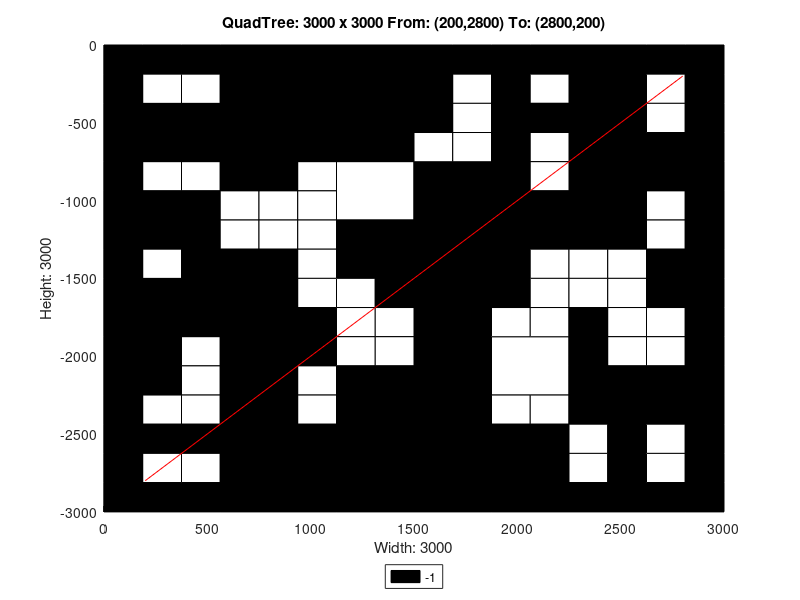

Reproduce this figure in MATLAB.
axis([0 3000 -3000 0]);
title('QuadTree: 3000 x 3000 From: (200,2800) To: (2800,200)');
xlabel('Width: 3000');
ylabel('Height: 3000');
rectangle('Position',[750 -750 750 750], 'FaceColor',[0 0 0]);
rectangle('Position',[0 -750 375 375], 'FaceColor',[0 0 0]);
rectangle('Position',[375 -750 375 375], 'FaceColor',[0 0 0]);
rectangle('Position',[1125 -1125 375 375], 'FaceColor',[1 1 1]);
rectangle('Position',[1125 -1500 375 375], 'FaceColor',[0 0 0]);
rectangle('Position',[2250 -375 375 375], 'FaceColor',[0 0 0]);
rectangle('Position',[2250 -750 375 375], 'FaceColor',[0 0 0]);
rectangle('Position',[1500 -1125 375 375], 'FaceColor',[0 0 0]);
rectangle('Position',[1500 -1500 375 375], 'FaceColor',[0 0 0]);
rectangle('Position',[2250 -1125 375 375], 'FaceColor',[0 0 0]);
rectangle('Position',[0 -1875 375 375], 'FaceColor',[0 0 0]);
rectangle('Position',[375 -1875 375 375], 'FaceColor',[0 0 0]);
rectangle('Position',[0 -2250 375 375], 'FaceColor',[0 0 0]);
rectangle('Position',[1125 -2625 375 375], 'FaceColor',[0 0 0]);
rectangle('Position',[750 -3000 375 375], 'FaceColor',[0 0 0]);
rectangle('Position',[1125 -3000 375 375], 'FaceColor',[0 0 0]);
rectangle('Position',[1500 -1875 375 375], 'FaceColor',[0 0 0]);
rectangle('Position',[1500 -2250 375 375], 'FaceColor',[0 0 0]);
rectangle('Position',[1875 -2250 375 375], 'FaceColor',[1 1 1]);
rectangle('Position',[1500 -2625 375 375], 'FaceColor',[0 0 0]);
rectangle('Position',[1500 -3000 375 375], 'FaceColor',[0 0 0]);
rectangle('Position',[1875 -3000 375 375], 'FaceColor',[0 0 0]);
rectangle('Position',[0 -187.5 187.5 187.5], 'FaceColor',[0 0 0]);
rectangle('Position',[187.5 -187.5 187.5 187.5], 'FaceColor',[0 0 0]);
rectangle('Position',[0 -375 187.5 187.5], 'FaceColor',[0 0 0]);
rectangle('Position',[187.5 -375 187.5 187.5], 'FaceColor',[1 1 1]);
rectangle('Position',[375 -187.5 187.5 187.5], 'FaceColor',[0 0 0]);
rectangle('Position',[562.5 -187.5 187.5 187.5], 'FaceColor',[0 0 0]);
rectangle('Position',[375 -375 187.5 187.5], 'FaceColor',[1 1 1]);
rectangle('Position',[562.5 -375 187.5 187.5], 'FaceColor',[0 0 0]);
rectangle('Position',[0 -937.5 187.5 187.5], 'FaceColor',[0 0 0]);
rectangle('Position',[187.5 -937.5 187.5 187.5], 'FaceColor',[1 1 1]);
rectangle('Position',[0 -1125 187.5 187.5], 'FaceColor',[0 0 0]);
rectangle('Position',[187.5 -1125 187.5 187.5], 'FaceColor',[0 0 0]);
rectangle('Position',[375 -937.5 187.5 187.5], 'FaceColor',[1 1 1]);
rectangle('Position',[562.5 -937.5 187.5 187.5], 'FaceColor',[0 0 0]);
rectangle('Position',[375 -1125 187.5 187.5], 'FaceColor',[0 0 0]);
rectangle('Position',[562.5 -1125 187.5 187.5], 'FaceColor',[1 1 1]);
rectangle('Position',[0 -1312.5 187.5 187.5], 'FaceColor',[0 0 0]);
rectangle('Position',[187.5 -1312.5 187.5 187.5], 'FaceColor',[0 0 0]);
rectangle('Position',[0 -1500 187.5 187.5], 'FaceColor',[0 0 0]);
rectangle('Position',[187.5 -1500 187.5 187.5], 'FaceColor',[1 1 1]);
rectangle('Position',[375 -1312.5 187.5 187.5], 'FaceColor',[0 0 0]);
rectangle('Position',[562.5 -1312.5 187.5 187.5], 'FaceColor',[1 1 1]);
rectangle('Position',[375 -1500 187.5 187.5], 'FaceColor',[0 0 0]);
rectangle('Position',[562.5 -1500 187.5 187.5], 'FaceColor',[0 0 0]);
rectangle('Position',[750 -937.5 187.5 187.5], 'FaceColor',[0 0 0]);
rectangle('Position',[937.5 -937.5 187.5 187.5], 'FaceColor',[1 1 1]);
rectangle('Position',[750 -1125 187.5 187.5], 'FaceColor',[1 1 1]);
rectangle('Position',[937.5 -1125 187.5 187.5], 'FaceColor',[1 1 1]);
rectangle('Position',[750 -1312.5 187.5 187.5], 'FaceColor',[1 1 1]);
rectangle('Position',[937.5 -1312.5 187.5 187.5], 'FaceColor',[1 1 1]);
rectangle('Position',[750 -1500 187.5 187.5], 'FaceColor',[0 0 0]);
rectangle('Position',[937.5 -1500 187.5 187.5], 'FaceColor',[1 1 1]);
rectangle('Position',[1500 -187.5 187.5 187.5], 'FaceColor',[0 0 0]);
rectangle('Position',[1687.5 -187.5 187.5 187.5], 'FaceColor',[0 0 0]);
rectangle('Position',[1500 -375 187.5 187.5], 'FaceColor',[0 0 0]);
rectangle('Position',[1687.5 -375 187.5 187.5], 'FaceColor',[1 1 1]);
rectangle('Position',[1875 -187.5 187.5 187.5], 'FaceColor',[0 0 0]);
rectangle('Position',[2062.5 -187.5 187.5 187.5], 'FaceColor',[0 0 0]);
rectangle('Position',[1875 -375 187.5 187.5], 'FaceColor',[0 0 0]);
rectangle('Position',[2062.5 -375 187.5 187.5], 'FaceColor',[1 1 1]);
rectangle('Position',[1500 -562.5 187.5 187.5], 'FaceColor',[0 0 0]);
rectangle('Position',[1687.5 -562.5 187.5 187.5], 'FaceColor',[1 1 1]);
rectangle('Position',[1500 -750 187.5 187.5], 'FaceColor',[1 1 1]);
rectangle('Position',[1687.5 -750 187.5 187.5], 'FaceColor',[1 1 1]);
rectangle('Position',[1875 -562.5 187.5 187.5], 'FaceColor',[0 0 0]);
rectangle('Position',[2062.5 -562.5 187.5 187.5], 'FaceColor',[0 0 0]);
rectangle('Position',[1875 -750 187.5 187.5], 'FaceColor',[0 0 0]);
rectangle('Position',[2062.5 -750 187.5 187.5], 'FaceColor',[1 1 1]);
rectangle('Position',[2625 -187.5 187.5 187.5], 'FaceColor',[0 0 0]);
rectangle('Position',[2812.5 -187.5 187.5 187.5], 'FaceColor',[0 0 0]);
rectangle('Position',[2625 -375 187.5 187.5], 'FaceColor',[1 1 1]);
rectangle('Position',[2812.5 -375 187.5 187.5], 'FaceColor',[0 0 0]);
rectangle('Position',[2625 -562.5 187.5 187.5], 'FaceColor',[1 1 1]);
rectangle('Position',[2812.5 -562.5 187.5 187.5], 'FaceColor',[0 0 0]);
rectangle('Position',[2625 -750 187.5 187.5], 'FaceColor',[0 0 0]);
rectangle('Position',[2812.5 -750 187.5 187.5], 'FaceColor',[0 0 0]);
rectangle('Position',[1875 -937.5 187.5 187.5], 'FaceColor',[0 0 0]);
rectangle('Position',[2062.5 -937.5 187.5 187.5], 'FaceColor',[1 1 1]);
rectangle('Position',[1875 -1125 187.5 187.5], 'FaceColor',[0 0 0]);
rectangle('Position',[2062.5 -1125 187.5 187.5], 'FaceColor',[0 0 0]);
rectangle('Position',[1875 -1312.5 187.5 187.5], 'FaceColor',[0 0 0]);
rectangle('Position',[2062.5 -1312.5 187.5 187.5], 'FaceColor',[0 0 0]);
rectangle('Position',[1875 -1500 187.5 187.5], 'FaceColor',[0 0 0]);
rectangle('Position',[2062.5 -1500 187.5 187.5], 'FaceColor',[1 1 1]);
rectangle('Position',[2625 -937.5 187.5 187.5], 'FaceColor',[0 0 0]);
rectangle('Position',[2812.5 -937.5 187.5 187.5], 'FaceColor',[0 0 0]);
rectangle('Position',[2625 -1125 187.5 187.5], 'FaceColor',[1 1 1]);
rectangle('Position',[2812.5 -1125 187.5 187.5], 'FaceColor',[0 0 0]);
rectangle('Position',[2250 -1312.5 187.5 187.5], 'FaceColor',[0 0 0]);
rectangle('Position',[2437.5 -1312.5 187.5 187.5], 'FaceColor',[0 0 0]);
rectangle('Position',[2250 -1500 187.5 187.5], 'FaceColor',[1 1 1]);
rectangle('Position',[2437.5 -1500 187.5 187.5], 'FaceColor',[1 1 1]);
rectangle('Position',[2625 -1312.5 187.5 187.5], 'FaceColor',[1 1 1]);
rectangle('Position',[2812.5 -1312.5 187.5 187.5], 'FaceColor',[0 0 0]);
rectangle('Position',[2625 -1500 187.5 187.5], 'FaceColor',[0 0 0]);
rectangle('Position',[2812.5 -1500 187.5 187.5], 'FaceColor',[0 0 0]);
rectangle('Position',[375 -2062.5 187.5 187.5], 'FaceColor',[1 1 1]);
rectangle('Position',[562.5 -2062.5 187.5 187.5], 'FaceColor',[0 0 0]);
rectangle('Position',[375 -2250 187.5 187.5], 'FaceColor',[1 1 1]);
rectangle('Position',[562.5 -2250 187.5 187.5], 'FaceColor',[0 0 0]);
rectangle('Position',[750 -1687.5 187.5 187.5], 'FaceColor',[0 0 0]);
rectangle('Position',[937.5 -1687.5 187.5 187.5], 'FaceColor',[1 1 1]);
rectangle('Position',[750 -1875 187.5 187.5], 'FaceColor',[0 0 0]);
rectangle('Position',[937.5 -1875 187.5 187.5], 'FaceColor',[0 0 0]);
rectangle('Position',[1125 -1687.5 187.5 187.5], 'FaceColor',[1 1 1]);
rectangle('Position',[1312.5 -1687.5 187.5 187.5], 'FaceColor',[0 0 0]);
rectangle('Position',[1125 -1875 187.5 187.5], 'FaceColor',[1 1 1]);
rectangle('Position',[1312.5 -1875 187.5 187.5], 'FaceColor',[1 1 1]);
rectangle('Position',[750 -2062.5 187.5 187.5], 'FaceColor',[0 0 0]);
rectangle('Position',[937.5 -2062.5 187.5 187.5], 'FaceColor',[0 0 0]);
rectangle('Position',[750 -2250 187.5 187.5], 'FaceColor',[0 0 0]);
rectangle('Position',[937.5 -2250 187.5 187.5], 'FaceColor',[1 1 1]);
rectangle('Position',[1125 -2062.5 187.5 187.5], 'FaceColor',[1 1 1]);
rectangle('Position',[1312.5 -2062.5 187.5 187.5], 'FaceColor',[1 1 1]);
rectangle('Position',[1125 -2250 187.5 187.5], 'FaceColor',[0 0 0]);
rectangle('Position',[1312.5 -2250 187.5 187.5], 'FaceColor',[0 0 0]);
rectangle('Position',[0 -2437.5 187.5 187.5], 'FaceColor',[0 0 0]);
rectangle('Position',[187.5 -2437.5 187.5 187.5], 'FaceColor',[1 1 1]);
rectangle('Position',[0 -2625 187.5 187.5], 'FaceColor',[0 0 0]);
rectangle('Position',[187.5 -2625 187.5 187.5], 'FaceColor',[0 0 0]);
rectangle('Position',[375 -2437.5 187.5 187.5], 'FaceColor',[1 1 1]);
rectangle('Position',[562.5 -2437.5 187.5 187.5], 'FaceColor',[0 0 0]);
rectangle('Position',[375 -2625 187.5 187.5], 'FaceColor',[0 0 0]);
rectangle('Position',[562.5 -2625 187.5 187.5], 'FaceColor',[0 0 0]);
rectangle('Position',[0 -2812.5 187.5 187.5], 'FaceColor',[0 0 0]);
rectangle('Position',[187.5 -2812.5 187.5 187.5], 'FaceColor',[1 1 1]);
rectangle('Position',[0 -3000 187.5 187.5], 'FaceColor',[0 0 0]);
rectangle('Position',[187.5 -3000 187.5 187.5], 'FaceColor',[0 0 0]);
rectangle('Position',[375 -2812.5 187.5 187.5], 'FaceColor',[1 1 1]);
rectangle('Position',[562.5 -2812.5 187.5 187.5], 'FaceColor',[0 0 0]);
rectangle('Position',[375 -3000 187.5 187.5], 'FaceColor',[0 0 0]);
rectangle('Position',[562.5 -3000 187.5 187.5], 'FaceColor',[0 0 0]);
rectangle('Position',[750 -2437.5 187.5 187.5], 'FaceColor',[0 0 0]);
rectangle('Position',[937.5 -2437.5 187.5 187.5], 'FaceColor',[1 1 1]);
rectangle('Position',[750 -2625 187.5 187.5], 'FaceColor',[0 0 0]);
rectangle('Position',[937.5 -2625 187.5 187.5], 'FaceColor',[0 0 0]);
rectangle('Position',[1875 -1687.5 187.5 187.5], 'FaceColor',[0 0 0]);
rectangle('Position',[2062.5 -1687.5 187.5 187.5], 'FaceColor',[1 1 1]);
rectangle('Position',[1875 -1875 187.5 187.5], 'FaceColor',[1 1 1]);
rectangle('Position',[2062.5 -1875 187.5 187.5], 'FaceColor',[1 1 1]);
rectangle('Position',[2250 -1687.5 187.5 187.5], 'FaceColor',[1 1 1]);
rectangle('Position',[2437.5 -1687.5 187.5 187.5], 'FaceColor',[1 1 1]);
rectangle('Position',[2250 -1875 187.5 187.5], 'FaceColor',[0 0 0]);
rectangle('Position',[2437.5 -1875 187.5 187.5], 'FaceColor',[1 1 1]);
rectangle('Position',[2625 -1687.5 187.5 187.5], 'FaceColor',[0 0 0]);
rectangle('Position',[2812.5 -1687.5 187.5 187.5], 'FaceColor',[0 0 0]);
rectangle('Position',[2625 -1875 187.5 187.5], 'FaceColor',[1 1 1]);
rectangle('Position',[2812.5 -1875 187.5 187.5], 'FaceColor',[0 0 0]);
rectangle('Position',[2250 -2062.5 187.5 187.5], 'FaceColor',[0 0 0]);
rectangle('Position',[2437.5 -2062.5 187.5 187.5], 'FaceColor',[1 1 1]);
rectangle('Position',[2250 -2250 187.5 187.5], 'FaceColor',[0 0 0]);
rectangle('Position',[2437.5 -2250 187.5 187.5], 'FaceColor',[0 0 0]);
rectangle('Position',[2625 -2062.5 187.5 187.5], 'FaceColor',[1 1 1]);
rectangle('Position',[2812.5 -2062.5 187.5 187.5], 'FaceColor',[0 0 0]);
rectangle('Position',[2625 -2250 187.5 187.5], 'FaceColor',[0 0 0]);
rectangle('Position',[2812.5 -2250 187.5 187.5], 'FaceColor',[0 0 0]);
rectangle('Position',[1875 -2437.5 187.5 187.5], 'FaceColor',[1 1 1]);
rectangle('Position',[2062.5 -2437.5 187.5 187.5], 'FaceColor',[1 1 1]);
rectangle('Position',[1875 -2625 187.5 187.5], 'FaceColor',[0 0 0]);
rectangle('Position',[2062.5 -2625 187.5 187.5], 'FaceColor',[0 0 0]);
rectangle('Position',[2250 -2437.5 187.5 187.5], 'FaceColor',[0 0 0]);
rectangle('Position',[2437.5 -2437.5 187.5 187.5], 'FaceColor',[0 0 0]);
rectangle('Position',[2250 -2625 187.5 187.5], 'FaceColor',[1 1 1]);
rectangle('Position',[2437.5 -2625 187.5 187.5], 'FaceColor',[0 0 0]);
rectangle('Position',[2625 -2437.5 187.5 187.5], 'FaceColor',[0 0 0]);
rectangle('Position',[2812.5 -2437.5 187.5 187.5], 'FaceColor',[0 0 0]);
rectangle('Position',[2625 -2625 187.5 187.5], 'FaceColor',[1 1 1]);
rectangle('Position',[2812.5 -2625 187.5 187.5], 'FaceColor',[0 0 0]);
rectangle('Position',[2250 -2812.5 187.5 187.5], 'FaceColor',[1 1 1]);
rectangle('Position',[2437.5 -2812.5 187.5 187.5], 'FaceColor',[0 0 0]);
rectangle('Position',[2250 -3000 187.5 187.5], 'FaceColor',[0 0 0]);
rectangle('Position',[2437.5 -3000 187.5 187.5], 'FaceColor',[0 0 0]);
rectangle('Position',[2625 -2812.5 187.5 187.5], 'FaceColor',[1 1 1]);
rectangle('Position',[2812.5 -2812.5 187.5 187.5], 'FaceColor',[0 0 0]);
rectangle('Position',[2625 -3000 187.5 187.5], 'FaceColor',[0 0 0]);
rectangle('Position',[2812.5 -3000 187.5 187.5], 'FaceColor',[0 0 0]);
X=[2800,200];
Y=[-200,-2800];
hold on;
plot(X,Y,'r');
legend('-1','Location','southoutside');
